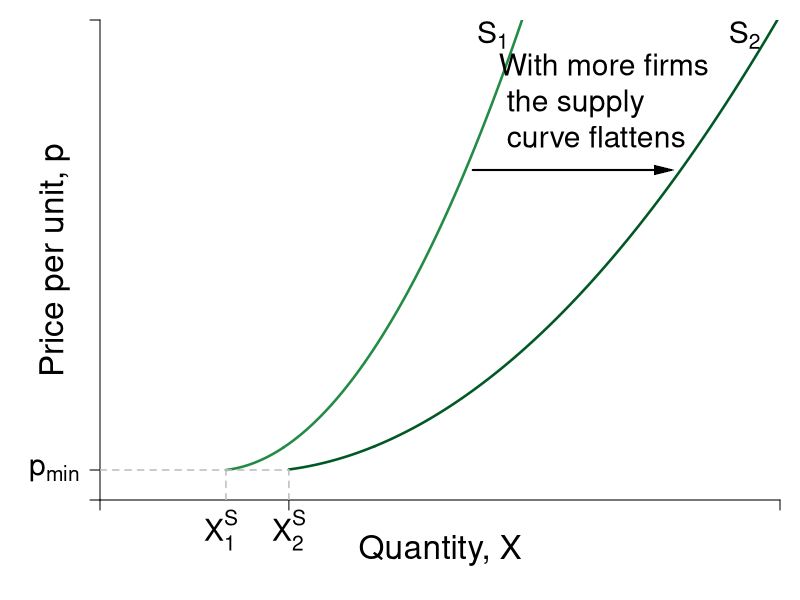

This figure's R source:
#Graph Designer: Simon Halliday
#Authors: Bowles, Foley and Halliday
#Title: Coordination, Conflict and Competition: A Text in Microeconomics

require(shape)
pdf(file = "firmmarketsupply/supply_upward_market_cube_flat.pdf", width = 9, height = 7)

#Set parameters for graphics
pointsize <- 1.8
axislabelsize <- 2
labelsize <- 1.8
namesize <- 1.8
annotatesize <- 1.8
graphlinewidth <- 2.5
segmentlinewidth <- 1.5

COL <- c("#7fc97f", "#beaed4", "#fdc086", "#ffff99", "#386cb0", "#f0027f", "#bf5b17", "#666666")
COLA <- c("#e0f3db", "#99d8c9","#66c2a4","#41ae76", "#238b45", "#005824")
COLB <- c("#c6dbef", "#4eb3d3", "#2b8cbe", "#0868ac","#084081")

#Edited the margins to cater for the larger LHS labels
par(mar =  c(5, 5, 1, 1))

Cost <- function(x, c0 = 6, c1 = 2, c2 = -0.5, c3 = 0.3){
  c0 + c1*x + c2*x^2 + c3*x^3 
}

AvgCost <- function(x, c0 = 6, c1 = 2, c2 = -1, c3 = 0.2){
  c0/x + c1 + c2*x + c3*x^2
}

AvgVarCost <- function(x, c0 = 6, c1 = 2, c2 = -1, c3 = 0.2){
  c1 + c2*x + c3*x^2
}

MCost <- function(x, c1 = 2, c2 = -1, c3 = 0.2){
  c1 + 2*c2*x + 2.6*c3*x^2
}

TwoFirmMCost <- function(x, c1 = 2, c2 = -1/2, c3 = 0.2/4){
  c1 + 2*c2*x + 3*c3*x^2
}

FiveFirmMCost <- function(x, c1 = 2, c2 = -1/5, c3 = 0.2/25){
  c1 + 2*c2*x + 3*c3*x^2
}

MarketMCost <- function(x, c1 = 3, c2 = -1/10, c3 = 0.2/100){
  c1 + 1.8*c2*x + 2*c3*x^2
}

MarketMCost_2 <- function(x, c1 = 2.1, c2 = -1/15, c3 = 0.2/220){
  c1 + 1.2*c2*x + 1.5*c3*x^2
}

xlims <- c(0, 135)
#xlims <- c(0, 75) 
ylims <- c(0, 16)

npts <- 501 

plot(0, 0, xlim = xlims, ylim = ylims, type = "n",
     xlab = expression(paste("")),
     ylab = expression(paste("")), 
     xaxt = "n", 
     yaxt = "n", 
     cex.lab = axislabelsize, 
     bty = "n",
     xaxs="i", 
     yaxs="i")

# ticksy <- seq(from = ylims[1], to = ylims[2], by = 1)
# ylabels <- seq(from = ylims[1], to = ylims[2], by = 1)
# ticksx <- seq(from = xlims[1], to = xlims[2], by = 1)
# xlabels <- seq(from = xlims[1], to = xlims[2], by = 1)
ticksy <- c(0, 1, ylims[2])
ylabels <- c(NA,  expression(paste(p[min])), NA)
ticksx <- c(0, 2.5*15, xlims[2])
xlabels <- c(NA, NA, NA)

axis(1, at = ticksx, pos = 0, labels = xlabels, cex.axis = labelsize)
axis(2, at = ticksy, pos = 0, labels = ylabels, las = 1, cex.axis = labelsize)

npts <- 500 
xx1 <- seq(xlims[1], xlims[2], length.out = npts)
xx2 <- seq(5/2, 3.63514, length.out = npts)
xx3 <- seq(3.63514, xlims[2], length.out = npts)
xx4 <- seq(3.63514*2, xlims[2], length.out = npts)
xx5 <- seq(3.63514*5, xlims[2], length.out = npts)
xx6 <- seq(3.63514*10, xlims[2], length.out = npts)
xx11 <- seq(3.63514*15, xlims[2], length.out = npts)

xx7 <- seq(2.5, 3.63514, length.out = npts)
xx8 <- seq(2.5*2, 3.63514*2, length.out = npts)
xx9 <- seq(2.5*5, 3.63514*5, length.out = npts)
xx10 <- seq(2.5*10, 3.63514*10, length.out = npts)
xx12 <- seq(2.5*15, 3.63514*15, length.out = npts)

#lines(xx5, FiveFirmMCost(xx5), col = COLA[4], lwd = graphlinewidth)
#lines(xx7, MCost(xx7), col = COLA[2], lwd = graphlinewidth)
#lines(xx8, TwoFirmMCost(xx8), col = COLA[3], lwd = graphlinewidth)
#lines(xx9, FiveFirmMCost(xx9), col = COLA[4], lwd = graphlinewidth)
lines(xx6, MarketMCost(xx6), col = COLA[5], lwd = graphlinewidth)
lines(xx10, MarketMCost(xx10), col = COLA[5], lwd = graphlinewidth)

lines(xx11, MarketMCost_2(xx11), col = COLA[6], lwd = graphlinewidth)
lines(xx12, MarketMCost_2(xx12), col = COLA[6], lwd = graphlinewidth)


#Label the axes
mtext(expression(paste("Quantity, ", X)), side = 1, line = 2.5, cex = axislabelsize)
text(-9, 0.5*ylims[2], expression(paste("Price per unit, ", p)), xpd = TRUE, cex = axislabelsize, srt = 90) 

#Label curves
text(78, 15.5, expression(paste(S[1])), cex = labelsize)
text(128, 15.5, expression(paste(S[2])), cex = labelsize)
Arrows(74, 11, 112, 11, col = "black", code = 2, lty = 1, lwd = 2, arr.type = "triangle", arr.lwd = 0.5)

segments(25, 0, 25, MarketMCost(x = 2.5*10), lty = 2, col = "gray" , lwd = segmentlinewidth)
segments(0, MarketMCost(x = 2*10), 2.5*15, MarketMCost(x = 2.5*10), lty = 2, col = "gray" , lwd = segmentlinewidth)
segments(2.5*15, 0, 2.5*15, MarketMCost(x = 2.5*10), lty = 2, col = "gray" , lwd = segmentlinewidth)

#Label Points for comparison
text(2*12, -1, expression(paste(X[1]^{S})), xpd = TRUE, cex = labelsize)
text(2.5*15, -1, expression(paste(X[2]^{S})), xpd = TRUE, cex = labelsize)

text(100, 12, expression(paste("With more firms\n the supply\n curve flattens")), cex = labelsize)

dev.off()
